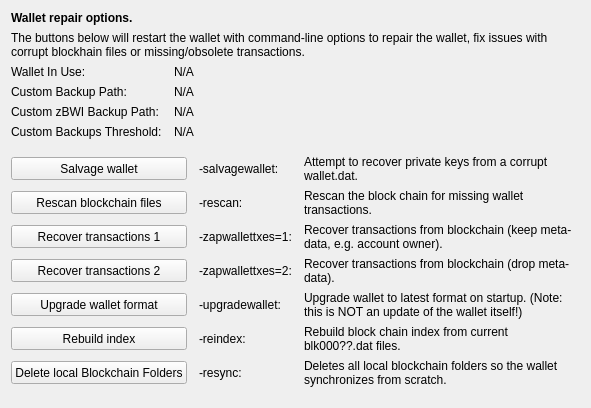
     <widget class="QWidget" name="tab_repair">
      <attribute name="title">
       <string>&amp;Wallet Repair</string>
      </attribute>
      <layout class="QGridLayout" name="gridLayout_4" columnstretch="0,0,0,0">
       <property name="horizontalSpacing">
        <number>12</number>
       </property>
       <item row="0" column="0" colspan="4">
        <widget class="QLabel" name="label_repair_header">
         <property name="font">
          <font>
           <weight>75</weight>
           <bold>true</bold>
          </font>
         </property>
         <property name="text">
          <string>Wallet repair options.</string>
         </property>
        </widget>
       </item>
       <item row="1" column="0" colspan="4">
        <widget class="QLabel" name="label_repair_helptext">
         <property name="font">
          <font>
           <weight>50</weight>
           <bold>false</bold>
          </font>
         </property>
         <property name="text">
          <string>The buttons below will restart the wallet with command-line options to repair the wallet, fix issues with corrupt blockhain files or missing/obsolete transactions.</string>
         </property>
         <property name="wordWrap">
          <bool>true</bool>
         </property>
        </widget>
       </item>
       <item row="2" column="0">
        <widget class="QLabel" name="wallet_path_label">
         <property name="text">
          <string>Wallet In Use:</string>
         </property>
        </widget>
       </item>
       <item row="2" column="1" colspan="3">
        <widget class="QLabel" name="wallet_path">
         <property name="cursor">
          <cursorShape>IBeamCursor</cursorShape>
         </property>
         <property name="text">
          <string>N/A</string>
         </property>
         <property name="textFormat">
          <enum>Qt::PlainText</enum>
         </property>
         <property name="textInteractionFlags">
          <set>Qt::LinksAccessibleByMouse|Qt::TextSelectableByKeyboard|Qt::TextSelectableByMouse</set>
         </property>
        </widget>
       </item>
       <item row="3" column="0">
        <widget class="QLabel" name="wallet_custombackuppath_label">
         <property name="visible">
          <bool>false</bool>
         </property>
         <property name="text">
          <string>Custom Backup Path:</string>
         </property>
        </widget>
       </item>
       <item row="3" column="1" colspan="3">
        <widget class="QLabel" name="wallet_custombackuppath">
         <property name="cursor">
          <cursorShape>IBeamCursor</cursorShape>
         </property>
         <property name="visible">
          <bool>false</bool>
         </property>
         <property name="text">
          <string>N/A</string>
         </property>
         <property name="textFormat">
          <enum>Qt::PlainText</enum>
         </property>
         <property name="textInteractionFlags">
          <set>Qt::LinksAccessibleByMouse|Qt::TextSelectableByKeyboard|Qt::TextSelectableByMouse</set>
         </property>
        </widget>
       </item>
       <item row="4" column="0">
        <widget class="QLabel" name="wallet_customzbwibackuppath_label">
         <property name="visible">
          <bool>false</bool>
         </property>
         <property name="text">
          <string>Custom zBWI Backup Path:</string>
         </property>
        </widget>
       </item>
       <item row="4" column="1" colspan="3">
        <widget class="QLabel" name="wallet_customzbwibackuppath">
         <property name="cursor">
          <cursorShape>IBeamCursor</cursorShape>
         </property>
         <property name="visible">
          <bool>false</bool>
         </property>
         <property name="text">
          <string>N/A</string>
         </property>
         <property name="textFormat">
          <enum>Qt::PlainText</enum>
         </property>
         <property name="textInteractionFlags">
          <set>Qt::LinksAccessibleByMouse|Qt::TextSelectableByKeyboard|Qt::TextSelectableByMouse</set>
         </property>
        </widget>
       </item>
       <item row="5" column="0">
        <widget class="QLabel" name="wallet_custombackupthreshold_label">
         <property name="visible">
          <bool>false</bool>
         </property>
         <property name="text">
          <string>Custom Backups Threshold:</string>
         </property>
        </widget>
       </item>
       <item row="5" column="1" colspan="3">
        <widget class="QLabel" name="wallet_custombackupthreshold">
         <property name="cursor">
          <cursorShape>IBeamCursor</cursorShape>
         </property>
         <property name="visible">
          <bool>false</bool>
         </property>
         <property name="text">
          <string>N/A</string>
         </property>
         <property name="textFormat">
          <enum>Qt::PlainText</enum>
         </property>
         <property name="textInteractionFlags">
          <set>Qt::LinksAccessibleByMouse|Qt::TextSelectableByKeyboard|Qt::TextSelectableByMouse</set>
         </property>
        </widget>
       </item>
       <item row="6" column="0">
        <spacer name="verticalSpacer_repair1">
         <property name="orientation">
          <enum>Qt::Vertical</enum>
         </property>
         <property name="sizeHint" stdset="0">
          <size>
           <width>10</width>
           <height>10</height>
          </size>
         </property>
        </spacer>
       </item>
       <item row="7" column="0" colspan="2">
        <widget class="QPushButton" name="btn_salvagewallet">
         <property name="minimumSize">
          <size>
           <width>100</width>
           <height>23</height>
          </size>
         </property>
         <property name="text">
          <string>Salvage wallet</string>
         </property>
        </widget>
       </item>
       <item row="7" column="2">
        <widget class="QLabel" name="label_repair_salvage_command">
         <property name="text">
          <string notr="true">-salvagewallet:</string>
         </property>
        </widget>
       </item>
       <item row="7" column="3">
        <widget class="QLabel" name="label_repair_salvage">
         <property name="text">
          <string>Attempt to recover private keys from a corrupt wallet.dat.</string>
         </property>
         <property name="wordWrap">
          <bool>true</bool>
         </property>
        </widget>
       </item>
       <item row="8" column="0" colspan="2">
        <widget class="QPushButton" name="btn_rescan">
         <property name="minimumSize">
          <size>
           <width>100</width>
           <height>23</height>
          </size>
         </property>
         <property name="text">
          <string>Rescan blockchain files</string>
         </property>
        </widget>
       </item>
       <item row="8" column="2">
        <widget class="QLabel" name="label_repair_rescan_command">
         <property name="text">
          <string notr="true">-rescan:</string>
         </property>
        </widget>
       </item>
       <item row="8" column="3">
        <widget class="QLabel" name="label_repair_rescan">
         <property name="text">
          <string>Rescan the block chain for missing wallet transactions.</string>
         </property>
         <property name="wordWrap">
          <bool>true</bool>
         </property>
        </widget>
       </item>
       <item row="9" column="0" colspan="2">
        <widget class="QPushButton" name="btn_zapwallettxes1">
         <property name="minimumSize">
          <size>
           <width>100</width>
           <height>23</height>
          </size>
         </property>
         <property name="text">
          <string>Recover transactions 1</string>
         </property>
        </widget>
       </item>
       <item row="9" column="2">
        <widget class="QLabel" name="label_repair_zap1_command">
         <property name="text">
          <string notr="true">-zapwallettxes=1:</string>
         </property>
        </widget>
       </item>
       <item row="9" column="3">
        <widget class="QLabel" name="label_repair_zap1">
         <property name="text">
          <string>Recover transactions from blockchain (keep meta-data, e.g. account owner).</string>
         </property>
         <property name="wordWrap">
          <bool>true</bool>
         </property>
        </widget>
       </item>
       <item row="10" column="0" colspan="2">
        <widget class="QPushButton" name="btn_zapwallettxes2">
         <property name="minimumSize">
          <size>
           <width>100</width>
           <height>23</height>
          </size>
         </property>
         <property name="text">
          <string>Recover transactions 2</string>
         </property>
        </widget>
       </item>
       <item row="10" column="2">
        <widget class="QLabel" name="label_repair_zap2_command">
         <property name="text">
          <string notr="true">-zapwallettxes=2:</string>
         </property>
        </widget>
       </item>
       <item row="10" column="3">
        <widget class="QLabel" name="label_repair_zap2">
         <property name="text">
          <string>Recover transactions from blockchain (drop meta-data).</string>
         </property>
         <property name="wordWrap">
          <bool>true</bool>
         </property>
        </widget>
       </item>
       <item row="11" column="0" colspan="2">
        <widget class="QPushButton" name="btn_upgradewallet">
         <property name="minimumSize">
          <size>
           <width>100</width>
           <height>23</height>
          </size>
         </property>
         <property name="text">
          <string>Upgrade wallet format</string>
         </property>
        </widget>
       </item>
       <item row="11" column="2">
        <widget class="QLabel" name="label_repair_upgrade_command">
         <property name="text">
          <string notr="true">-upgradewallet:</string>
         </property>
        </widget>
       </item>
       <item row="11" column="3">
        <widget class="QLabel" name="label_repair_upgrade">
         <property name="text">
          <string>Upgrade wallet to latest format on startup. (Note: this is NOT an update of the wallet itself!)</string>
         </property>
         <property name="wordWrap">
          <bool>true</bool>
         </property>
        </widget>
       </item>
       <item row="12" column="0" colspan="2">
        <widget class="QPushButton" name="btn_reindex">
         <property name="minimumSize">
          <size>
           <width>100</width>
           <height>23</height>
          </size>
         </property>
         <property name="text">
          <string>Rebuild index</string>
         </property>
        </widget>
       </item>
       <item row="12" column="2">
        <widget class="QLabel" name="label_repair_reindex_command">
         <property name="text">
          <string notr="true">-reindex:</string>
         </property>
        </widget>
       </item>
       <item row="12" column="3">
        <widget class="QLabel" name="label_repair_reindex">
         <property name="text">
          <string>Rebuild block chain index from current blk000??.dat files.</string>
         </property>
         <property name="wordWrap">
          <bool>true</bool>
         </property>
        </widget>
       </item>
       <item row="13" column="0" colspan="2">
        <widget class="QPushButton" name="btn_resync">
         <property name="minimumSize">
          <size>
           <width>100</width>
           <height>23</height>
          </size>
         </property>
         <property name="text">
          <string>Delete local Blockchain Folders</string>
         </property>
        </widget>
       </item>
       <item row="13" column="2">
        <widget class="QLabel" name="label_repair_resync_command">
         <property name="text">
          <string>-resync:</string>
         </property>
        </widget>
       </item>
       <item row="13" column="3">
        <widget class="QLabel" name="label_repair_resync">
         <property name="text">
          <string>Deletes all local blockchain folders so the wallet synchronizes from scratch.</string>
         </property>
         <property name="wordWrap">
          <bool>true</bool>
         </property>
        </widget>
       </item>
       <item row="14" column="0">
        <spacer name="verticalSpacer_repair2">
         <property name="orientation">
          <enum>Qt::Vertical</enum>
         </property>
         <property name="sizeHint" stdset="0">
          <size>
           <width>20</width>
           <height>10</height>
          </size>
         </property>
        </spacer>
       </item>
      </layout>
     </widget>
